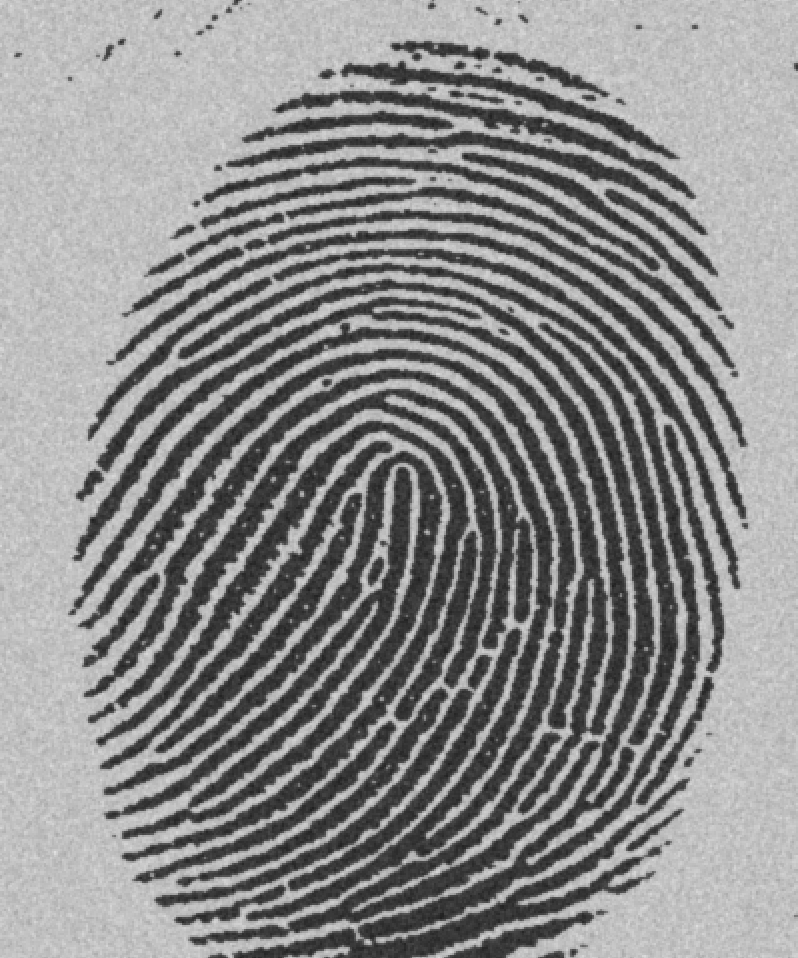
%> input picture DIP/PROJECT 10-02 Global Thresholding/fingerprint.tif, 798 x 958 px
$ octave IPautothreshRun.m   (GNU Octave 9; MATLAB toolbox functions it lacks are replaced by stand-ins)
%> lines starting %> are read from the running program, lines starting %| are printed output that depends on the picture; in (x1, y1, x2, y2) boxes, pixels count from 0 and x2, y2 are one past the last pixel; in counts of white or black regions, pixels touching at a corner belong together; the program's own positions count from 1
### DIP/PROJECT 10-02 Global Thresholding/IPautothresh.m
function [Image_Thresholded,Image_Double]=IPautothresh(image,Threshold,T0)
%> called with image = 'fingerprint.tif', Threshold = 100, T0 = 0
%% Prepare the image
img = imread(image);
%> img is the input picture: size 958x798 uint8; min 29, max 224, mean 140
[M,N] = size(img);
%> M = 958; N = 798
Image_Double=double(img);
%Calculating T
lT = 0;
disp('Thresholding the image...')
while abs(Threshold-lT)>T0
    Temporal_Bit_Classification=Image_Double>Threshold; % Find pixels higher and lower than the threshold value
    NrPixHigher=sum(Temporal_Bit_Classification(:));    % Number of pixels higher than the threshold value
    NrPixLower=M*N-NrPixHigher;                         % Number of pixels higher than the threshold value
    G1=Temporal_Bit_Classification.*Image_Double;       % Image with pixels higher than the threshold value
    G2=(~Temporal_Bit_Classification).*Image_Double;    % Image with pixels lower than the threshold value
    MeanHigher=sum(G1(:))/NrPixHigher;                  % Mean value of the pixels higher than threshold
    MeanLower=sum(G2(:))/NrPixLower;                    % Mean value of the pixels lower than threshold
    lT = Threshold;
    Threshold = 1/2*(MeanHigher+MeanLower);             % Updated threshold
end
%> this loop made 4 passes
%> (NrPixHigher, NrPixLower, MeanHigher, MeanLower, lT, Threshold) on passes 2 to 4: (473138, 291346, 186.7, 64.03, 124.3, 125.4), (473094, 291390, 186.7, 64.04, 125.4, 125.4), (473094, 291390, 186.7, 64.04, 125.4, 125.4)
%> (NrPixHigher, NrPixLower, MeanHigher, MeanLower, Threshold) on pass 1: (480212, 284272, 185.5, 63, 124.3)
%> pass 1, in IPautothresh, `Temporal_Bit_Classification=Image_Double>Threshold;`:
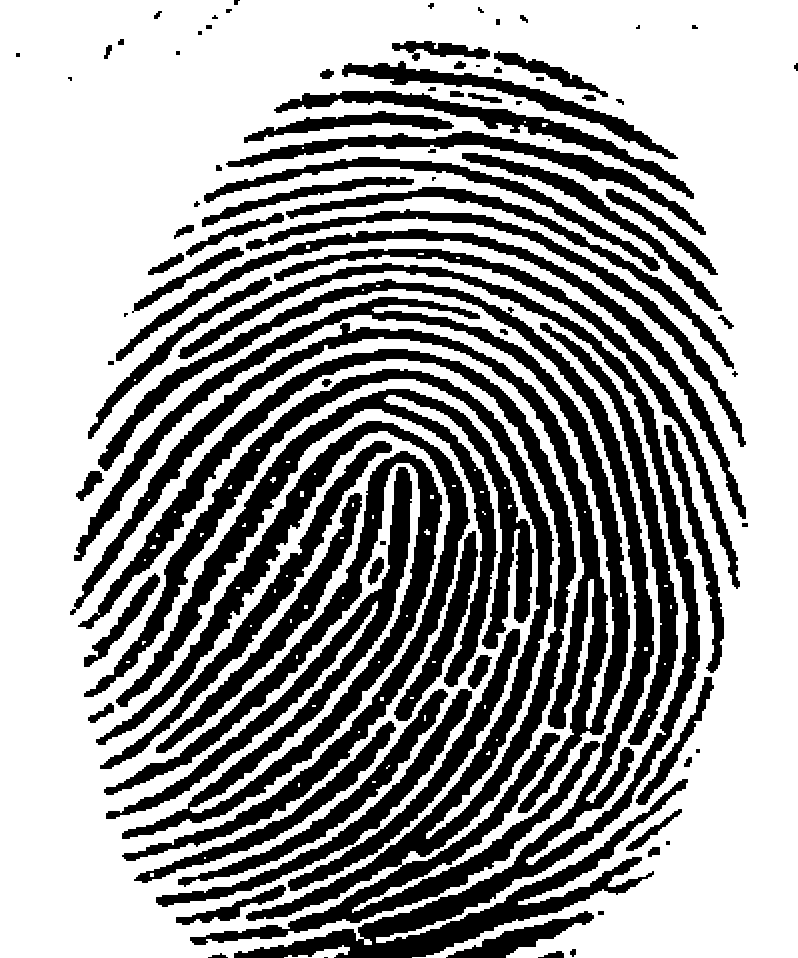
%> Temporal_Bit_Classification: size 958x798 logical; 62.8% white; 94 black regions (13 under 20 px), largest, box (x1, y1, x2, y2) and area: (78, 349, 600, 945) 42916, (98, 263, 700, 958) 39296, (70, 297, 630, 813) 29052
%> pass 1, in IPautothresh, `G1=Temporal_Bit_Classification.*Image_Double;`:
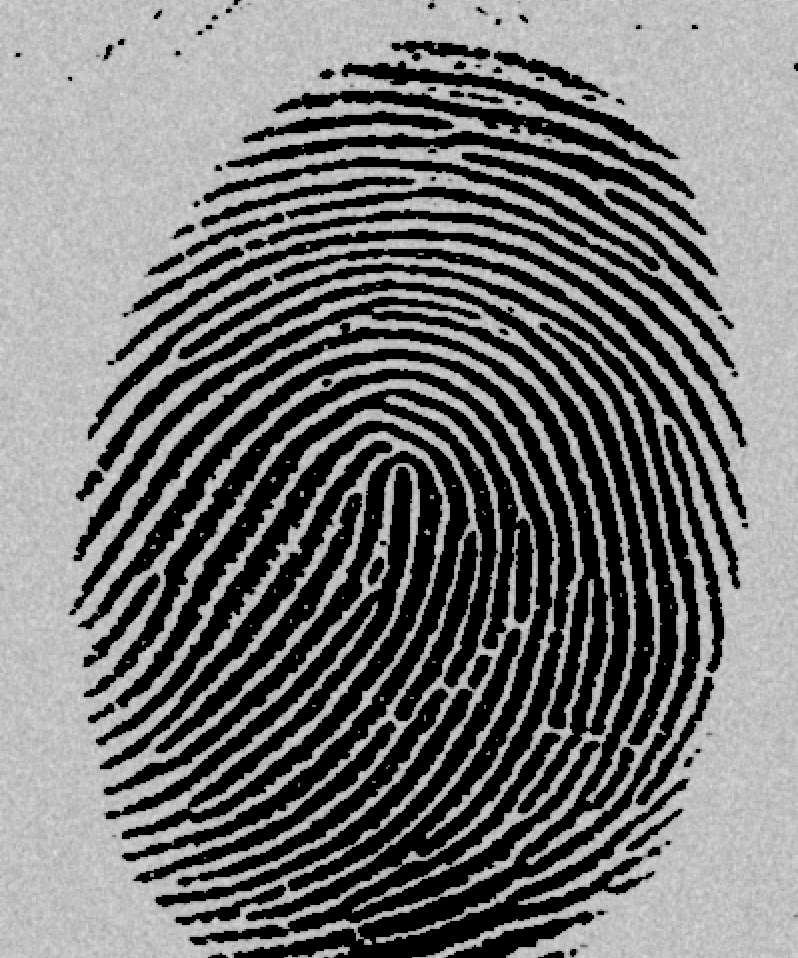
%> G1: size 958x798 double; min 0, max 224, mean 116.5
%> pass 1, in IPautothresh, `G2=(~Temporal_Bit_Classification).*Image_Double;`:
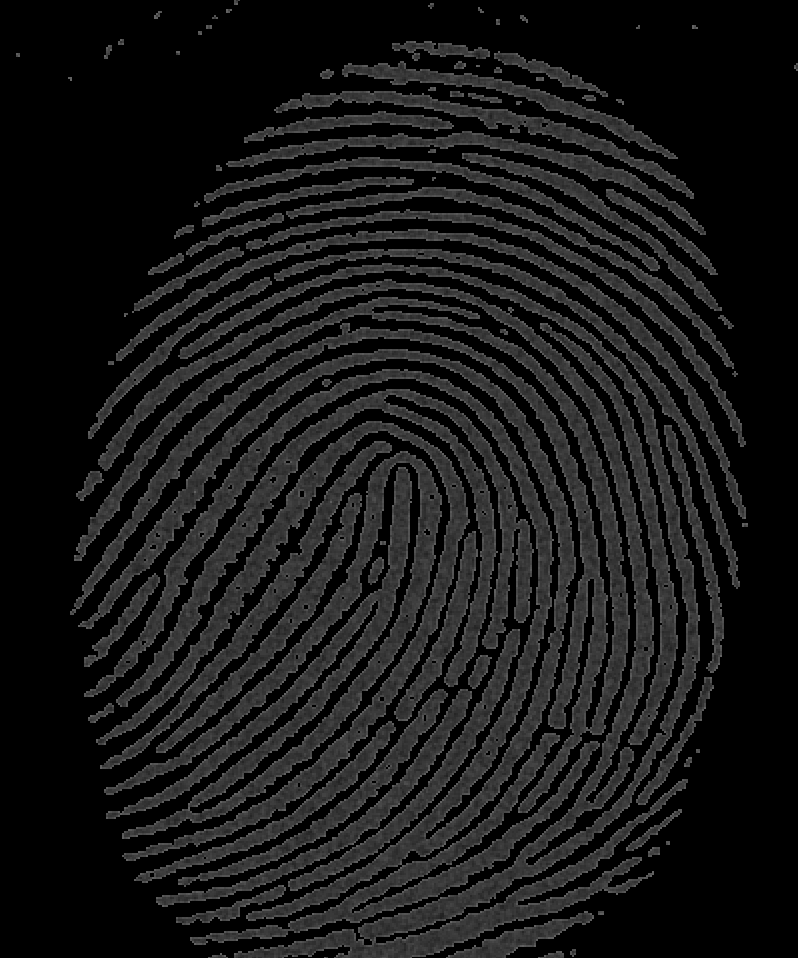
%> G2: size 958x798 double; min 0, max 100, mean 23.4
%> pass 2, in IPautothresh, `Temporal_Bit_Classification=Image_Double>Threshold;`:
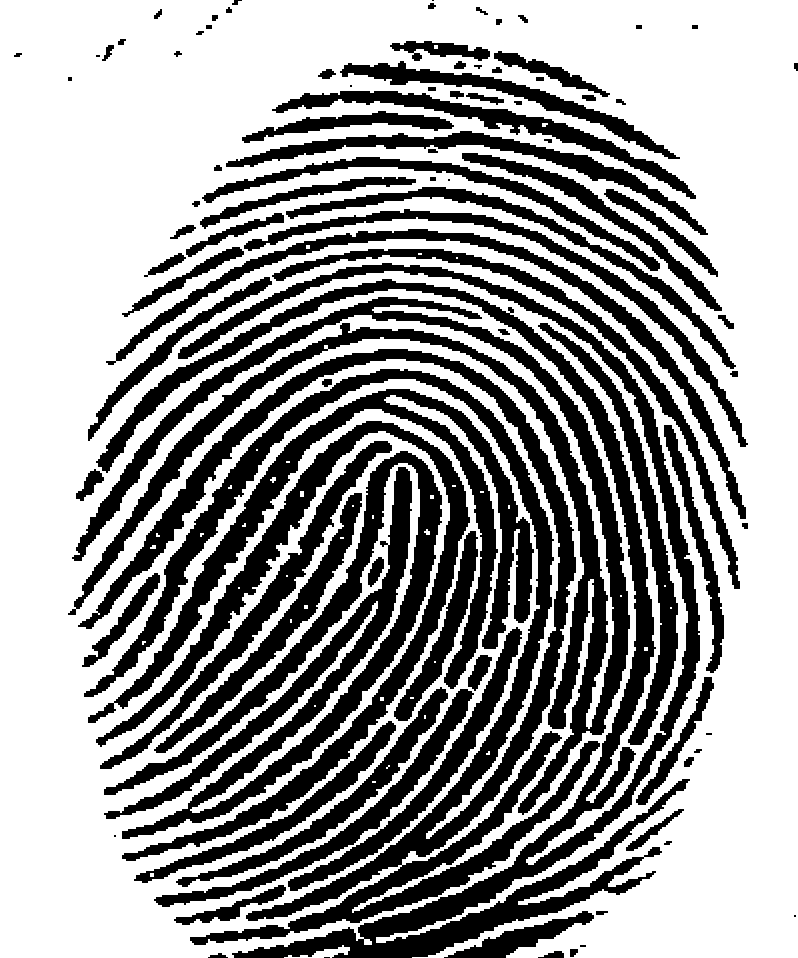
%> Temporal_Bit_Classification: size 958x798 logical; 61.9% white; 97 black regions (10 under 20 px), largest, box (x1, y1, x2, y2) and area: (78, 349, 600, 945) 43740, (96, 263, 700, 958) 40218, (68, 297, 630, 815) 29700
disp('Finished')
%Performing thresholding
Image_Thresholded = img>Threshold;
%> Image_Thresholded: size 958x798 logical; 61.9% white; 97 black regions (10 under 20 px), largest, box (x1, y1, x2, y2) and area: (78, 349, 600, 945) 43740, (96, 263, 700, 958) 40222, (68, 297, 630, 815) 29700
end

### DIP/PROJECT 10-02 Global Thresholding/IPautothreshRun.m
clear all
close all
clc
%%
[Image_Thresholded,Image_Double]=IPautothresh('fingerprint.tif',100,0);
%Show the result
figure(1)
subplot(122),imagesc(Image_Thresholded);
title('Thresholded image','FontSize',30);
subplot(121),imagesc(Image_Double);
title('Original image','FontSize',30);
colormap(gray)
%Show the result
figure(2)
subplot(122),hist(Image_Thresholded);
title('Thresholded image','FontSize',30);
xlabel('Pixel value','FontSize',30);
ylabel('Frequency','FontSize',30);
set(gca,'FontSize',30);
grid on
subplot(121),hist(Image_Double);
title('Original image','FontSize',30);
xlabel('Pixel value','FontSize',30);
ylabel('Frequency','FontSize',30);
set(gca,'FontSize',30);
grid on
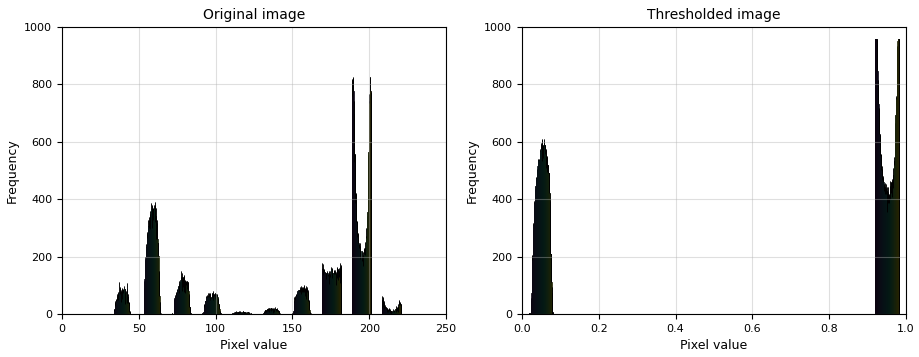
%> figure redrawn from the program's plot data, 2 panels; panel 1: tallest bar 958 high, from x = 0.918 to 0.918; panel 1: tallest bar 958 high, from x = 0.918 to 0.918; panel 1: tallest bar 958 high, from x = 0.918 to 0.918; panel 1: tallest bar 958 high, from x = 0.918 to 0.918
